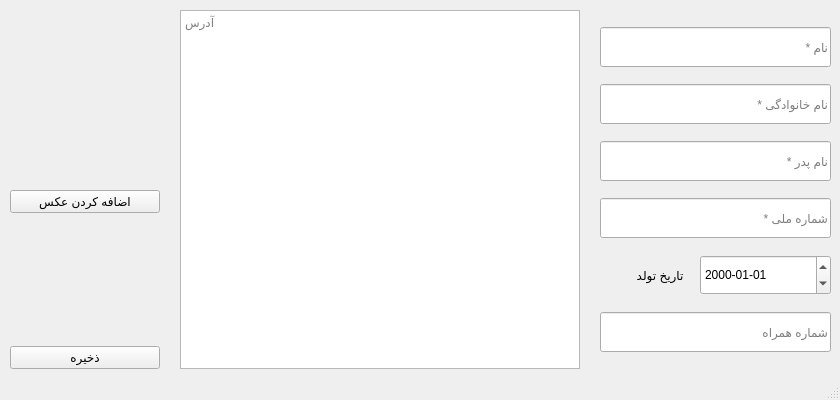
<?xml version="1.0" encoding="UTF-8"?>
<ui version="4.0">
 <class>MainWindow</class>
 <widget class="QMainWindow" name="MainWindow">
  <property name="geometry">
   <rect>
    <x>0</x>
    <y>0</y>
    <width>840</width>
    <height>400</height>
   </rect>
  </property>
  <property name="sizePolicy">
   <sizepolicy hsizetype="Expanding" vsizetype="Expanding">
    <horstretch>0</horstretch>
    <verstretch>0</verstretch>
   </sizepolicy>
  </property>
  <property name="minimumSize">
   <size>
    <width>840</width>
    <height>400</height>
   </size>
  </property>
  <property name="maximumSize">
   <size>
    <width>1500</width>
    <height>400</height>
   </size>
  </property>
  <property name="windowTitle">
   <string>MainWindow</string>
  </property>
  <property name="layoutDirection">
   <enum>Qt::LeftToRight</enum>
  </property>
  <property name="iconSize">
   <size>
    <width>24</width>
    <height>23</height>
   </size>
  </property>
  <property name="tabShape">
   <enum>QTabWidget::Rounded</enum>
  </property>
  <widget class="QWidget" name="centralwidget">
   <layout class="QHBoxLayout" name="horizontalLayout_3">
    <property name="leftMargin">
     <number>10</number>
    </property>
    <property name="topMargin">
     <number>10</number>
    </property>
    <item>
     <layout class="QHBoxLayout" name="horizontalLayout_2">
      <property name="spacing">
       <number>20</number>
      </property>
      <property name="leftMargin">
       <number>0</number>
      </property>
      <property name="topMargin">
       <number>0</number>
      </property>
      <property name="rightMargin">
       <number>0</number>
      </property>
      <property name="bottomMargin">
       <number>0</number>
      </property>
      <item>
       <layout class="QVBoxLayout" name="verticalLayout_2">
        <item>
         <spacer name="verticalSpacer">
          <property name="orientation">
           <enum>Qt::Vertical</enum>
          </property>
          <property name="sizeType">
           <enum>QSizePolicy::Fixed</enum>
          </property>
          <property name="sizeHint" stdset="0">
           <size>
            <width>10</width>
            <height>10</height>
           </size>
          </property>
         </spacer>
        </item>
        <item>
         <widget class="QLabel" name="ImageBox">
          <property name="sizePolicy">
           <sizepolicy hsizetype="Fixed" vsizetype="Fixed">
            <horstretch>0</horstretch>
            <verstretch>0</verstretch>
           </sizepolicy>
          </property>
          <property name="minimumSize">
           <size>
            <width>150</width>
            <height>150</height>
           </size>
          </property>
          <property name="maximumSize">
           <size>
            <width>150</width>
            <height>150</height>
           </size>
          </property>
          <property name="text">
           <string/>
          </property>
          <property name="pixmap">
           <pixmap resource="patient_info/rc_one.qrc">:/icon/person.png</pixmap>
          </property>
          <property name="scaledContents">
           <bool>true</bool>
          </property>
         </widget>
        </item>
        <item>
         <widget class="QPushButton" name="add_image">
          <property name="sizePolicy">
           <sizepolicy hsizetype="Fixed" vsizetype="Fixed">
            <horstretch>0</horstretch>
            <verstretch>0</verstretch>
           </sizepolicy>
          </property>
          <property name="minimumSize">
           <size>
            <width>150</width>
            <height>0</height>
           </size>
          </property>
          <property name="text">
           <string>اضافه کردن عکس</string>
          </property>
          <property name="icon">
           <iconset resource="patient_info/rc_one.qrc">
            <normaloff>:/icon/add_photo.png</normaloff>:/icon/add_photo.png</iconset>
          </property>
          <property name="iconSize">
           <size>
            <width>30</width>
            <height>30</height>
           </size>
          </property>
         </widget>
        </item>
        <item>
         <spacer name="verticalSpacer_2">
          <property name="orientation">
           <enum>Qt::Vertical</enum>
          </property>
          <property name="sizeType">
           <enum>QSizePolicy::Expanding</enum>
          </property>
          <property name="sizeHint" stdset="0">
           <size>
            <width>20</width>
            <height>40</height>
           </size>
          </property>
         </spacer>
        </item>
        <item>
         <widget class="QPushButton" name="add_record">
          <property name="text">
           <string>ذخیره</string>
          </property>
          <property name="icon">
           <iconset resource="patient_info/rc_one.qrc">
            <normaloff>:/icon/save.png</normaloff>:/icon/save.png</iconset>
          </property>
          <property name="iconSize">
           <size>
            <width>30</width>
            <height>30</height>
           </size>
          </property>
          <property name="shortcut">
           <string>Ctrl+S</string>
          </property>
         </widget>
        </item>
       </layout>
      </item>
      <item>
       <widget class="QTextEdit" name="address">
        <property name="sizePolicy">
         <sizepolicy hsizetype="Expanding" vsizetype="Expanding">
          <horstretch>0</horstretch>
          <verstretch>1</verstretch>
         </sizepolicy>
        </property>
        <property name="minimumSize">
         <size>
          <width>400</width>
          <height>0</height>
         </size>
        </property>
        <property name="maximumSize">
         <size>
          <width>400</width>
          <height>16777215</height>
         </size>
        </property>
        <property name="layoutDirection">
         <enum>Qt::LeftToRight</enum>
        </property>
        <property name="frameShape">
         <enum>QFrame::StyledPanel</enum>
        </property>
        <property name="frameShadow">
         <enum>QFrame::Sunken</enum>
        </property>
        <property name="placeholderText">
         <string>آدرس</string>
        </property>
       </widget>
      </item>
      <item>
       <layout class="QVBoxLayout" name="verticalLayout">
        <property name="spacing">
         <number>0</number>
        </property>
        <property name="sizeConstraint">
         <enum>QLayout::SetMinimumSize</enum>
        </property>
        <property name="leftMargin">
         <number>0</number>
        </property>
        <property name="topMargin">
         <number>0</number>
        </property>
        <item>
         <widget class="QLineEdit" name="first_name">
          <property name="minimumSize">
           <size>
            <width>0</width>
            <height>35</height>
           </size>
          </property>
          <property name="maximumSize">
           <size>
            <width>16777215</width>
            <height>40</height>
           </size>
          </property>
          <property name="maxLength">
           <number>50</number>
          </property>
          <property name="placeholderText">
           <string>نام *</string>
          </property>
         </widget>
        </item>
        <item>
         <widget class="QLineEdit" name="last_name">
          <property name="minimumSize">
           <size>
            <width>0</width>
            <height>35</height>
           </size>
          </property>
          <property name="maximumSize">
           <size>
            <width>16777215</width>
            <height>40</height>
           </size>
          </property>
          <property name="maxLength">
           <number>50</number>
          </property>
          <property name="placeholderText">
           <string>نام خانوادگی *</string>
          </property>
         </widget>
        </item>
        <item>
         <widget class="QLineEdit" name="father_name">
          <property name="minimumSize">
           <size>
            <width>0</width>
            <height>35</height>
           </size>
          </property>
          <property name="maximumSize">
           <size>
            <width>16777215</width>
            <height>40</height>
           </size>
          </property>
          <property name="maxLength">
           <number>50</number>
          </property>
          <property name="placeholderText">
           <string>نام پدر *</string>
          </property>
         </widget>
        </item>
        <item>
         <widget class="QLineEdit" name="pass_id">
          <property name="minimumSize">
           <size>
            <width>0</width>
            <height>35</height>
           </size>
          </property>
          <property name="maximumSize">
           <size>
            <width>16777215</width>
            <height>40</height>
           </size>
          </property>
          <property name="maxLength">
           <number>50</number>
          </property>
          <property name="placeholderText">
           <string>شماره ملی *</string>
          </property>
         </widget>
        </item>
        <item>
         <layout class="QHBoxLayout" name="horizontalLayout">
          <property name="spacing">
           <number>0</number>
          </property>
          <property name="sizeConstraint">
           <enum>QLayout::SetFixedSize</enum>
          </property>
          <item>
           <widget class="QLabel" name="label_2">
            <property name="sizePolicy">
             <sizepolicy hsizetype="Fixed" vsizetype="Fixed">
              <horstretch>0</horstretch>
              <verstretch>0</verstretch>
             </sizepolicy>
            </property>
            <property name="minimumSize">
             <size>
              <width>100</width>
              <height>40</height>
             </size>
            </property>
            <property name="maximumSize">
             <size>
              <width>16777215</width>
              <height>40</height>
             </size>
            </property>
            <property name="sizeIncrement">
             <size>
              <width>0</width>
              <height>40</height>
             </size>
            </property>
            <property name="text">
             <string>     تاریخ تولد</string>
            </property>
           </widget>
          </item>
          <item>
           <widget class="QDateTimeEdit" name="birth_date">
            <property name="sizePolicy">
             <sizepolicy hsizetype="Expanding" vsizetype="Fixed">
              <horstretch>0</horstretch>
              <verstretch>0</verstretch>
             </sizepolicy>
            </property>
            <property name="minimumSize">
             <size>
              <width>0</width>
              <height>40</height>
             </size>
            </property>
            <property name="displayFormat">
             <string>yyyy-MM-dd</string>
            </property>
           </widget>
          </item>
         </layout>
        </item>
        <item>
         <widget class="QLineEdit" name="phone_number">
          <property name="minimumSize">
           <size>
            <width>0</width>
            <height>35</height>
           </size>
          </property>
          <property name="maximumSize">
           <size>
            <width>16777215</width>
            <height>40</height>
           </size>
          </property>
          <property name="baseSize">
           <size>
            <width>0</width>
            <height>100</height>
           </size>
          </property>
          <property name="text">
           <string/>
          </property>
          <property name="maxLength">
           <number>50</number>
          </property>
          <property name="placeholderText">
           <string>شماره همراه</string>
          </property>
         </widget>
        </item>
       </layout>
      </item>
     </layout>
    </item>
   </layout>
  </widget>
  <widget class="QMenuBar" name="menubar">
   <property name="geometry">
    <rect>
     <x>0</x>
     <y>0</y>
     <width>840</width>
     <height>26</height>
    </rect>
   </property>
  </widget>
  <widget class="QStatusBar" name="statusbar"/>
 </widget>
 <resources>
  <include location="patient_info/rc_one.qrc"/>
 </resources>
 <connections/>
</ui>
